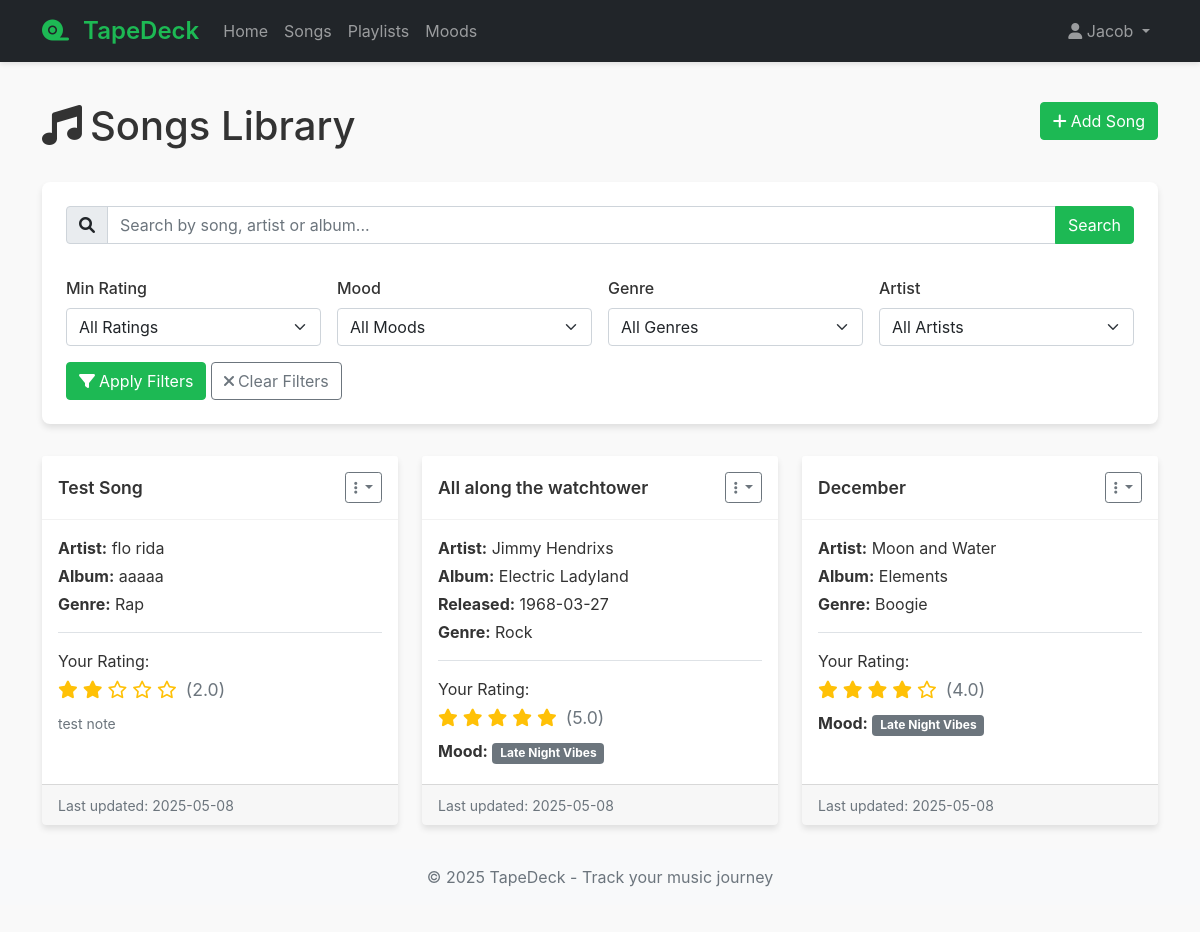
The page /songs (signed in) on the database as committed earlier.
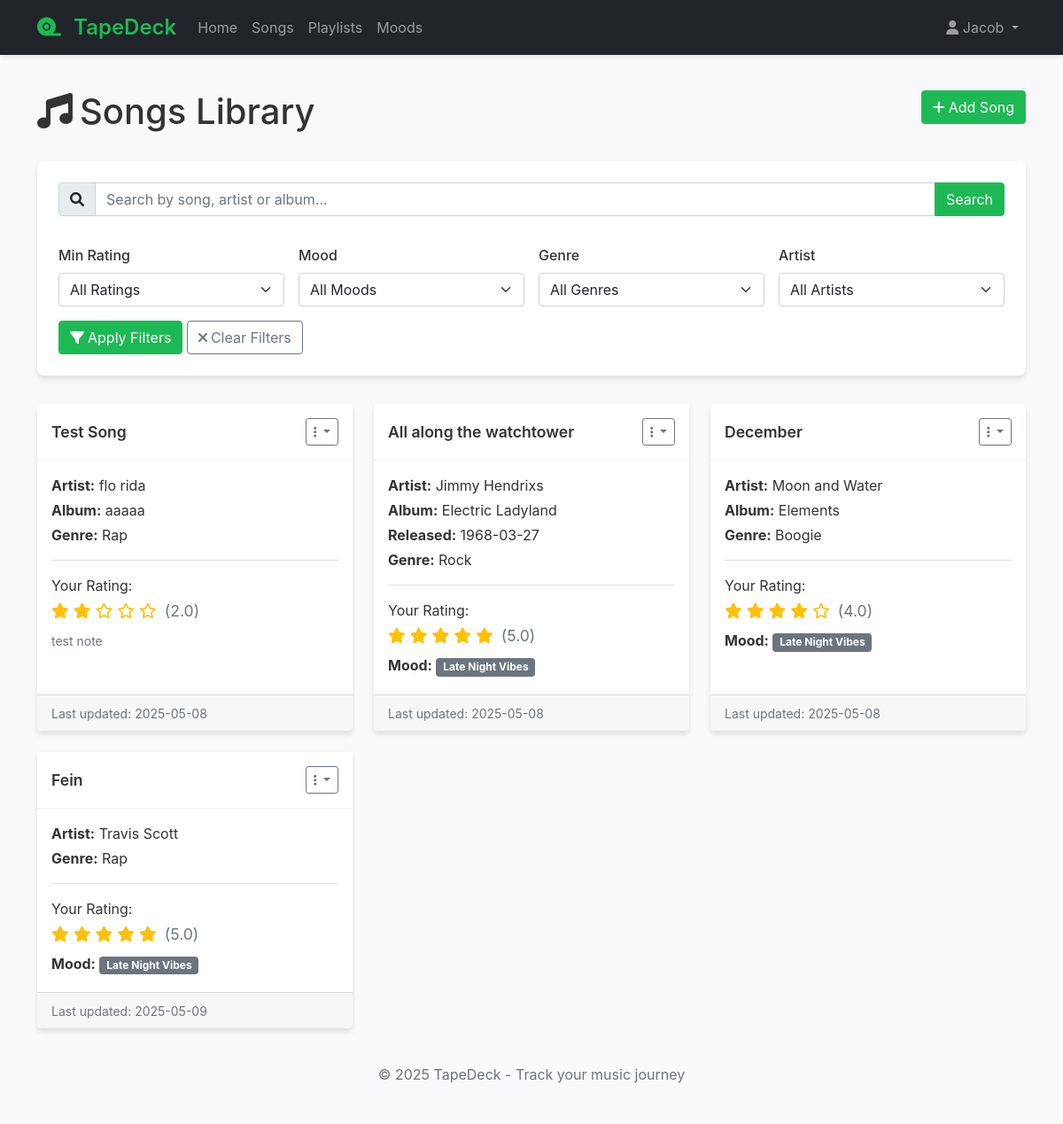
The same page on the database as committed later.
### models.py (models this page shows, shortened)
class User(UserMixin, db.Model):
    __tablename__ = 'user'
    user_id = db.Column(db.Integer, primary_key=True)
    email = db.Column(db.String(120), unique=True, nullable=False)
    username = db.Column(db.String(80), unique=True, nullable=False)
    password_hash = db.Column(db.String(128))
    ratings = db.relationship('SongRating', backref='user', lazy=True)
    playlists = db.relationship('Playlist', secondary=playlist_manager, backref=db.backref('users', lazy='dynamic'))
    moods = db.relationship('Mood', backref='user', lazy=True)

class Song(db.Model):
    __tablename__ = 'song'
    song_id = db.Column(db.Integer, primary_key=True)
    song_name = db.Column(db.String(100), nullable=False)
    release_date = db.Column(db.String(20))
    album_id = db.Column(db.Integer, db.ForeignKey('album.album_id'))
    artist_id = db.Column(db.Integer, db.ForeignKey('artist.artist_id'), nullable=False)
    genre = db.Column(db.String(50))  # Added genre for filtering requirement
    ratings = db.relationship('SongRating', backref='song', lazy=True)
    playlists = db.relationship('Playlist', secondary=playlist_songs, backref=db.backref('songs', lazy='dynamic'))

class Artist(db.Model):
    __tablename__ = 'artist'
    artist_id = db.Column(db.Integer, primary_key=True)
    artist_name = db.Column(db.String(100), nullable=False)
    songs = db.relationship('Song', backref='artist', lazy=True)

class Album(db.Model):
    __tablename__ = 'album'
    album_id = db.Column(db.Integer, primary_key=True)
    album_name = db.Column(db.String(100), nullable=False)
    songs = db.relationship('Song', backref='album', lazy=True)

class SongRating(db.Model):
    __tablename__ = 'song_rating'
    rating_id = db.Column(db.Integer, primary_key=True)
    user_id = db.Column(db.Integer, db.ForeignKey('user.user_id'), nullable=False)
    song_id = db.Column(db.Integer, db.ForeignKey('song.song_id'), nullable=False)
    rating = db.Column(db.Float, nullable=False)
    mood_id = db.Column(db.Integer, db.ForeignKey('mood.mood_id'))
    notes = db.Column(db.Text)  # Added for note-taking requirement
    created_at = db.Column(db.DateTime, default=datetime.utcnow)
    updated_at = db.Column(db.DateTime, default=datetime.utcnow, onupdate=datetime.utcnow)

class Mood(db.Model):
    __tablename__ = 'mood'
    mood_id = db.Column(db.Integer, primary_key=True)
    mood = db.Column(db.String(50), nullable=False)
    user_id = db.Column(db.Integer, db.ForeignKey('user.user_id'))  # Added for custom moods per user
    ratings = db.relationship('SongRating', backref='mood', lazy=True)

### routes.py (the view, shortened to what this page needs)
@bp.route('/songs')
@login_required
def songs():
    rating_filter = request.args.get('rating')
    mood_filter = request.args.get('mood_id')
    genre_filter = request.args.get('genre')
    artist_filter = request.args.get('artist_id')
    search_query = request.args.get('search', '').strip()
    query = db.session.query(Song, SongRating).\
        outerjoin(SongRating, (Song.song_id == SongRating.song_id) &
                 (SongRating.user_id == current_user.user_id)).\
        join(Artist).\
        outerjoin(Album)  # Join with Album to allow searching by album name
    if rating_filter:
        rating_value = float(rating_filter)
        query = query.filter(SongRating.rating >= rating_value)
    if mood_filter:
        query = query.filter(SongRating.mood_id == int(mood_filter))
    if genre_filter:
        query = query.filter(Song.genre.ilike(f'%{genre_filter}%'))
    if artist_filter:
        query = query.filter(Song.artist_id == int(artist_filter))
    results = query.all()
    moods = Mood.query.filter_by(user_id=current_user.user_id).all()
    artists = Artist.query.all()
    genres = db.session.query(Song.genre).distinct().filter(Song.genre.isnot(None)).all()
    results_count = len(results)
    add_to_playlist_form = AddToPlaylistForm()
    add_to_playlist_form.playlist_id.choices = [
        (p.playlist_id, p.playlist_name)
        for p in Playlist.query.join(playlist_manager).filter(
            playlist_manager.c.user_id == current_user.user_id,
            playlist_manager.c.permissions >= 2  # User can edit
        ).all()
    ]
    return render_template(
        'songs.html',
        results=results,
        results_count=results_count,
        moods=moods,
        artists=artists,
        genres=genres,
        add_to_playlist_form=add_to_playlist_form,
        search_query=search_query
    )

### forms.py
class AddToPlaylistForm(FlaskForm):
    playlist_id = SelectField('Select Playlist', coerce=int, validators=[DataRequired()])
    song_id = HiddenField('Song ID')
    submit = SubmitField('Add to Playlist')

### app.py (called while the page is built)
def create_app(config_class=Config):
    app = Flask(__name__)
    app.config.from_object(config_class)
    app.jinja_env.globals.update(enumerate=enumerate)
    db.init_app(app)
    login_manager = LoginManager()
    login_manager.login_view = 'routes.login'
    login_manager.login_message_category = 'info'
    login_manager.init_app(app)
    @login_manager.user_loader
    def load_user(user_id):
        return User.query.get(int(user_id))
    app.register_blueprint(routes_bp)
    with app.app_context():
        db.create_all()
    return app

### templates/songs.html (shortened to what this page needs)
{% extends "base.html" %}
{% block content %}
<div class="row mb-4">
    <div class="col">
        <h1>
            <i class="fas fa-music me-2"></i>Songs Library
            <a href="{{ url_for('routes.add_song') }}" class="btn btn-primary float-end">
                <i class="fas fa-plus me-1"></i>Add Song
            </a>
        </h1>
    </div>
</div>
<div class="filter-section">
    <form action="{{ url_for('routes.songs') }}" method="GET" class="row g-3">
        <div class="col-12">
            <div class="input-group mb-3">
                <span class="input-group-text"><i class="fas fa-search"></i></span>
                <input type="text" class="form-control" name="search" id="search" placeholder="Search by song, artist or album..." value="{{ request.args.get('search', '') }}">
                <button class="btn btn-primary" type="submit">Search</button>
            </div>
        </div>
        <div class="col-md-3">
            <label for="rating" class="form-label">Min Rating</label>
            <select class="form-select" name="rating" id="rating">
                <option value="">All Ratings</option>
            </select>
        </div>
        <div class="col-md-3">
            <label for="mood_id" class="form-label">Mood</label>
            <select class="form-select" name="mood_id" id="mood_id">
                <option value="">All Moods</option>
            </select>
        </div>
        <div class="col-md-3">
            <label for="genre" class="form-label">Genre</label>
            <select class="form-select" name="genre" id="genre">
                <option value="">All Genres</option>
            </select>
        </div>
        <div class="col-md-3">
            <label for="artist_id" class="form-label">Artist</label>
            <select class="form-select" name="artist_id" id="artist_id">
                <option value="">All Artists</option>
            </select>
        </div>
        <div class="col-12">
            <button type="submit" class="btn btn-primary">
                <i class="fas fa-filter me-1"></i>Apply Filters
            </button>
            <a href="{{ url_for('routes.songs') }}" class="btn btn-outline-secondary">
                <i class="fas fa-times me-1"></i>Clear Filters
            </a>
        </div>
    </form>
</div>
<div class="row row-cols-1 row-cols-md-2 row-cols-lg-3 g-4">
    {% for song, rating in results %}
    <div class="col">
        <div class="card h-100 song-card">
            <div class="card-header d-flex justify-content-between align-items-center">
                <h5 class="card-title mb-0 text-truncate" title="{{ song.song_name }}">{{ song.song_name }}</h5>
                <div class="dropdown">
                    <button class="btn btn-sm btn-outline-secondary dropdown-toggle" type="button" id="dropdownMenuButton{{ song.song_id }}" data-bs-toggle="dropdown" aria-expanded="false">
                        <i class="fas fa-ellipsis-v"></i>
                    </button>
                </div>
            </div>
            <div class="card-body">
                <p class="card-text mb-1">
                    <strong>Artist:</strong> {{ song.artist.artist_name }}
                </p>
                {% if song.album %}
                <p class="card-text mb-1">
                    <strong>Album:</strong> {{ song.album.album_name }}
                </p>
                {% endif %}
                {% if song.release_date %}
                <p class="card-text mb-1">
                    <strong>Released:</strong> {{ song.release_date }}
                </p>
                {% endif %}
                {% if song.genre %}
                <p class="card-text mb-1">
                    <strong>Genre:</strong> {{ song.genre }}
                </p>
                {% endif %}
                {% if rating %}
                <div class="mt-3 pt-3 border-top">
                    <p class="mb-1">Your Rating:</p>
                    <div class="rating-stars mb-2">
                        {% for i in range(1, 6) %}
                            {% if i <= rating.rating|int %}
                                <i class="fas fa-star"></i>
                            {% elif i <= rating.rating + 0.5 %}
                                <i class="fas fa-star-half-alt"></i>
                            {% else %}
                                <i class="far fa-star"></i>
                            {% endif %}
                        {% endfor %}
                        <span class="ms-1 text-muted">({{ rating.rating }})</span>
                    </div>
                    {% if rating.mood %}
                    <p class="card-text mb-1">
                        <strong>Mood:</strong> <span class="badge bg-secondary">{{ rating.mood.mood }}</span>
                    </p>
                    {% endif %}
                    {% if rating.notes %}
                    <p class="card-text">
                        <small class="text-muted">{{ rating.notes|truncate(100) }}</small>
                    </p>
                    {% endif %}
                </div>
                {% else %}
                <div class="mt-3 text-center">
                    <a href="{{ url_for('routes.rate_song', song_id=song.song_id) }}" class="btn btn-sm btn-outline-primary">
                        <i class="fas fa-star me-1"></i>Rate This Song
                    </a>
                </div>
                {% endif %}
            </div>
            <div class="card-footer text-muted">
                <small>Last updated: {{ rating.updated_at.strftime('%Y-%m-%d') if rating else 'Never' }}</small>
            </div>
        </div>
    </div>
    {% else %}
    <div class="col-12">
        <div class="alert alert-info">
            <i class="fas fa-info-circle me-2"></i>No songs found. Try adjusting your filters or <a href="{{ url_for('routes.add_song') }}">add a new song</a>.
        </div>
    </div>
    {% endfor %}
</div>
{% endblock %}

### templates/base.html (shortened to what this page needs)
<!DOCTYPE html>
<html lang="en">
<head>
    <link href="https://cdn.jsdelivr.net/npm/bootstrap@5.1.3/dist/css/bootstrap.min.css" rel="stylesheet">
    <link rel="stylesheet" href="https://cdnjs.cloudflare.com/ajax/libs/font-awesome/6.0.0-beta3/css/all.min.css">
    <link rel="stylesheet" href="{{ url_for('static', filename='css/style.css') }}">
</head>
<body>
    <nav class="navbar navbar-expand-lg navbar-dark bg-dark">
        <div class="container">
            <a class="navbar-brand" href="{{ url_for('routes.home') }}">
                <i class="fas fa-tape"></i> {{ config.APP_NAME }}
            </a>
            <div class="collapse navbar-collapse" id="navbarNav">
                <ul class="navbar-nav me-auto">
                    {% if current_user.is_authenticated %}
                        <li class="nav-item">
                            <a class="nav-link" href="{{ url_for('routes.home') }}">Home</a>
                        </li>
                        <li class="nav-item">
                            <a class="nav-link" href="{{ url_for('routes.songs') }}">Songs</a>
                        </li>
                        <li class="nav-item">
                            <a class="nav-link" href="{{ url_for('routes.playlists') }}">Playlists</a>
                        </li>
                        <li class="nav-item">
                            <a class="nav-link" href="{{ url_for('routes.moods') }}">Moods</a>
                        </li>
                    {% endif %}
                </ul>
                <ul class="navbar-nav">
                    {% if current_user.is_authenticated %}
                        <li class="nav-item dropdown">
                            <a class="nav-link dropdown-toggle" href="#" id="userDropdown" role="button" data-bs-toggle="dropdown">
                                <i class="fas fa-user"></i> {{ current_user.username }}
                            </a>
                        </li>
                    {% endif %}
                </ul>
            </div>
        </div>
    </nav>
    <main class="container py-4">
        {% block content %}{% endblock %}
    </main>
    <footer class="footer mt-auto py-3 bg-light">
        <div class="container text-center">
            <span class="text-muted">© 2025 {{ config.APP_NAME }} - Track your music journey</span>
        </div>
    </footer>
</body>
</html>

### static/css/style.css (style rules this page uses)
:root { --primary-color: #1DB954; --primary-dark: #1AA34A; --secondary-color: #191414; --accent-color: #FF6B6B; --light-bg: #f8f9fa; --card-shadow: 0 4px 6px rgba(0, 0, 0, 0.1); --text-muted: #6c757d; }
body { font-family: 'Inter', -apple-system, BlinkMacSystemFont, 'Segoe UI', Roboto, Oxygen, Ubuntu, Cantarell, sans-serif; background-color: #f9f9f9; color: #333; padding-bottom: 2rem; }
.btn-primary { background-color: var(--primary-color); border-color: var(--primary-color); }
.navbar { box-shadow: 0 2px 5px rgba(0, 0, 0, 0.1); background-color: #fff; }
.navbar-brand { font-weight: 600; font-size: 1.5rem; color: var(--primary-color) !important; }
.navbar-brand i { margin-right: 0.5rem; }
.form-label { font-weight: 500; }
.card { border: none; box-shadow: var(--card-shadow); transition: transform 0.2s ease-in-out; }
.card-header { background-color: #fff; border-bottom: 1px solid rgba(0, 0, 0, 0.05); }
.rating-stars { color: #ffc107; font-size: 1.1rem; }
.song-card .card-header { padding-top: 1rem; padding-bottom: 1rem; }
.song-card .card-title { font-weight: 600; font-size: 1.1rem; }
.filter-section { background-color: #fff; border-radius: 8px; padding: 1.5rem; margin-bottom: 2rem; box-shadow: var(--card-shadow); }

Rows that differ between the two databases and show on the page:
added Song: song_name "Fein", artist.artist_name "Travis Scott", genre "Rap", rating "5.0", mood.mood "Late Night Vibes", updated_at "2025-05-09"
